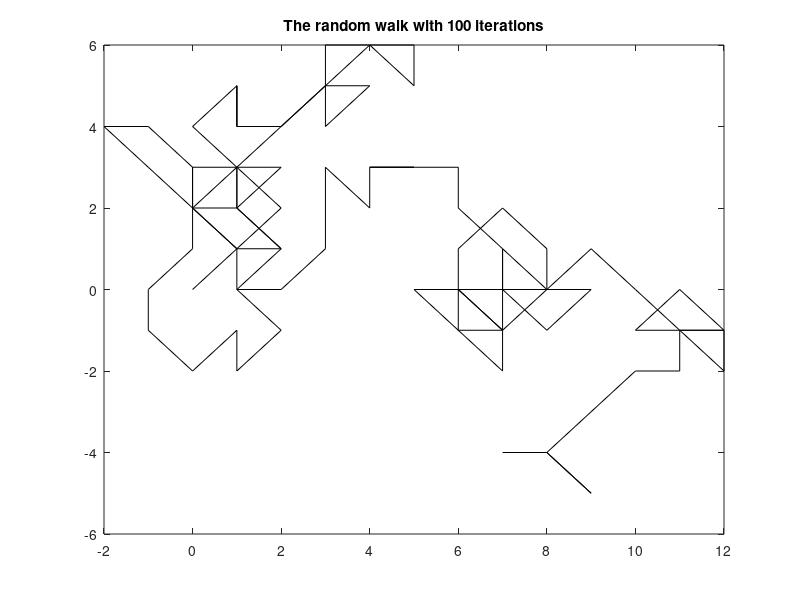

Recreate this plot in MATLAB.
% 2D Random Walker MATLAB code
% Lianne Meah (lianne.meah@gmail.com)

%% CLEANUP
clc
clear all
clf

%% PARAMETER SETUP
% define number of steps
num_iterations = 100;
% set 2 or 3 directions (2 = (x,y), 3 = (x,y,z))
directions = 3;
% create x and y positions, set all to 0
x = zeros(1,num_iterations+1);
y = zeros(1,num_iterations+1);
% arrays for memory of where we've been (for plotting)
xposition = zeros(1, num_iterations+1);
yposition = zeros(1, num_iterations+1);

% Random numbers: 1xnum_iterations between 1 and 4 or 8
if directions==2
	randNum = randi(4,1,num_iterations+1);
else
	randNum = randi(8,1,num_iterations+1);
end

%% RUN SIMULATION
for i=2:(num_iterations+1)
	% check number and move
	if randNum(i)==1
		% move east
		x(i) = x(i-1)+1;
		y(i) = y(i-1);
	elseif randNum(i)==2
		% move west
		x(i) = x(i-1)-1;
		y(i) = y(i-1);
	elseif randNum(i)==3
		% move north
		x(i) = x(i-1);
		y(i) = y(i-1)+1;
	elseif randNum(i)==4
		% move south
		x(i) = x(i-1);
		y(i) = y(i-1)-1;
	elseif randNum(i)==5
		% move north-east
		x(i) = x(i-1)+1;
		y(i) = y(i-1)+1;
	elseif randNum(i)==6
		% move north-west
		x(i) = x(i-1)-1;
		y(i) = y(i-1)+1;
	elseif randNum(i)==7
		% move south-east
		x(i) = x(i-1)+1;
		y(i) = y(i-1)-1;
	else
		% move south-west
		x(i) = x(i-1)-1;
		y(i) = y(i-1)-1;								
	end
	% record positions
	xposition(i) = x(i);
	yposition(i) = y(i);
	% plotting - update plot on each iteration. Comment next three lines to plot at the end only.
	plot(xposition, yposition, 'black')
	colormap(jet)
	title(sprintf('The random walk with %.0f iterations', num_iterations))
	drawnow
end
%% PLOTTING - uncomment this to only plot at the end of the simulation
%plot(xposition, yposition, 'black')
%title(sprintf('The random walk with %.0f iterations', num_iterations))
